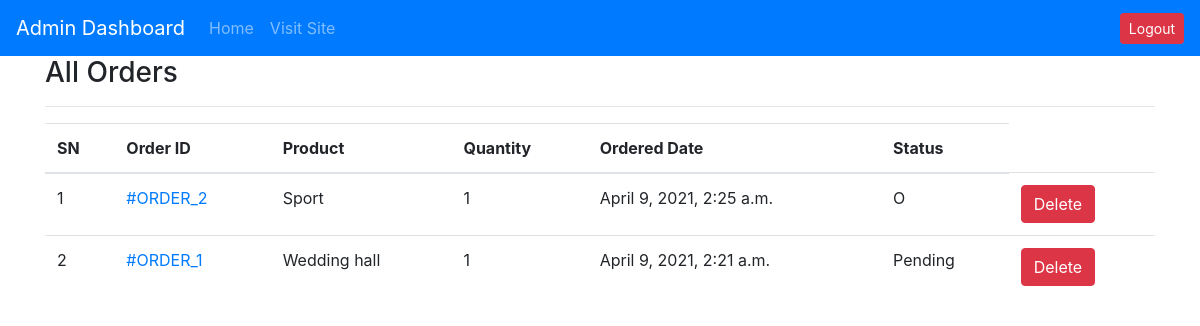
The page /admin-all-orders333333333/ on the database as committed earlier.
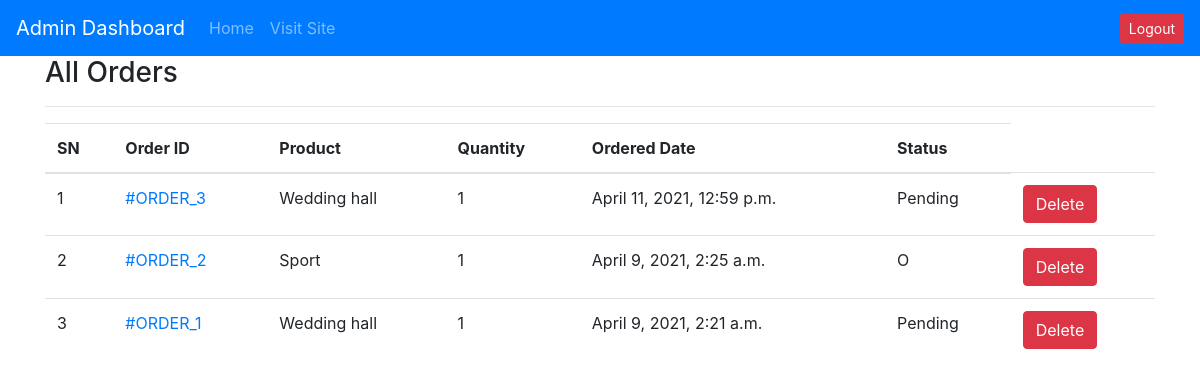
The same page on the database as committed later.
### products/models.py (models this page shows, shortened)
class OrderPlaced(models.Model):
    user = models.ForeignKey(User, on_delete=models.CASCADE)
    customer = models.ForeignKey(Customer, on_delete=models.CASCADE)
    product = models.ForeignKey(Product, on_delete=models.CASCADE)
    quantity = models.PositiveIntegerField(default=1)
    ordered_date = models.DateTimeField(auto_now_add=True)
    status = models.CharField(
        max_length=50, choices=STATUS_CHOICES, default='Pending')

class Product(models.Model):
    title = models.CharField(max_length=100)
    Price = models.FloatField()
    Selling_Price= models.FloatField()
    Description = models.TextField()
    Manufacturer = models.CharField(max_length=100)
    category = models.CharField(choices=PASAL_CHOICES, max_length=2)
    Image = models.ImageField(upload_to='productimg')

### products/views.py (the view)
# urls.py: path("admin-all-orders333333333/", views.AdminOrderListView, name="adminorderlist"),
def AdminOrderListView(request):
    template_name = "admins/adminorderlist.html"
    allorders = OrderPlaced.objects.all().order_by("-id")
    customer=Customer.objects.all().order_by("-id")
    context={'allorders':allorders,"customer":customer}
    return render(request,template_name,context)

### admins/templates/admins/adminorderlist.html (shortened to what this page needs)
{% extends 'layout-admin.html' %}
{% load static %}
{% block content %}
<div class="container">
    <div class="row">
        <div class="col-md-12">
            <h3>All Orders</h3>
            <hr>
            <table class="table">
                <thead>
                    <tr>
                        <th>SN</th>
                        <th>Order ID </th>
                        <th>Product</th>
                        <th>Quantity</th>
                        <th>Ordered Date</th>
                        <th>Status</th>
                    </tr>
                </thead>
                <tbody>
                    {% for order in allorders %}
                    <tr>
                        <td>{{forloop.counter}}</td>
                        <td><a href="{% url 'adminorderdetail' order.id %}">#ORDER_{{order.id}}</a></td>
                        <td>{{order.product.title}}</td>
                        <td>{{order.quantity}}</td>
                        <td>{{order.ordered_date}}</td>
                        <td>{{order.status}}</td>
                        <td>
                            <form action="{% url 'deleteorder' order.id %}" method="POST" class="d-inline">
                                <input type="submit" value="Delete" class="btn btn-danger"
                                    onclick="return confirm('Are you sure want to delete order user?')" />
                            </form>
                        </td>
                    </tr>
                    {% endfor %}
                </tbody>
            </table>
        </div>
    </div>
</div>
{% endblock %}

Rows that differ between the two databases and show on the page:
added OrderPlaced: id "3", product "Wedding hall", quantity "1", ordered_date "April 11, 2021, 12:59 p.m.", status "Pending"
